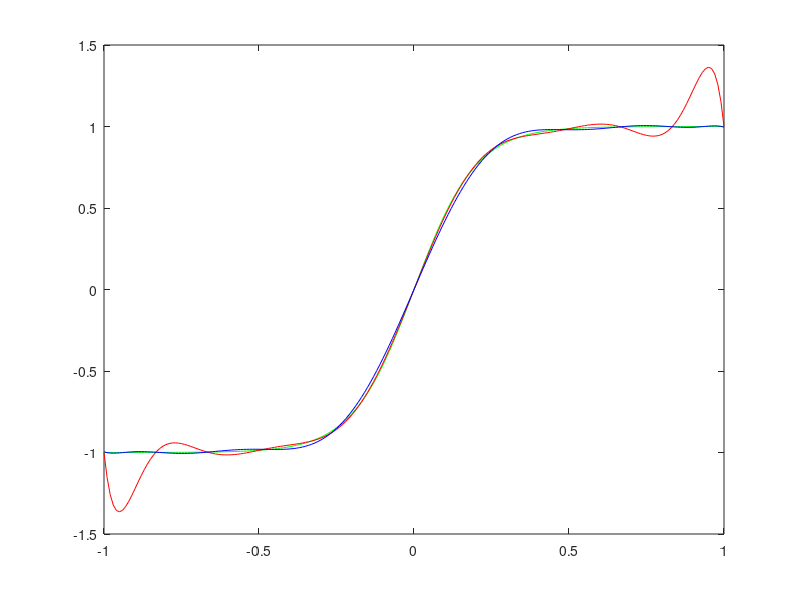

Write MATLAB code to recreate this figure.
#
function solve_a4_5()

  #verify(); return

  f = @(x)tanh(x*5);
  n = 12; # degree
  n += 1; # points

  x0 = linspace(-1, 1, n);
  y0 = feval(f, x0);
  w0 = bcwgts(x0);

  x1 = cos(pi/2*(2*[0:n-1] + 1)/n);
  y1 = feval(f, x1);
  w1 = bcwgts(x1);

  xs = linspace(-1, 1, 201);

  lerp0 = @(s)bceval(s, x0, y0, w0);
  lerp1 = @(s)bceval(s, x1, y1, w1);

  plot(xs, f(xs), 'color', 'g'); hold on;
  plot(xs, lerp0(xs), 'color', 'r');
  plot(xs, lerp1(xs), 'color', 'b');
  hold off;

endfunction

function verify()

  x = [0 1 2];
  y = [1 4 3];
  w = bcwgts(x);

  x_eval = 0.5;
  y_eval = bceval(x_eval, x, y, w);
  printf("y_eval = %f\n", y_eval);

endfunction

# Barycentric evaluation
function ys = bceval(xs, x, y, w)

  tol = 1e-10;
  ys = zeros(size(xs));

  for k = 1 : max(size(xs))
    v = xs(k) - x;
    I = 0;
    for i = 1 : max(size(x))
      if abs(v(i)) < tol
        I = i;
        break
      endif
    endfor
    if I != 0
      ys(k) = y(i);
    else
      v = w./v;
      ys(k) = sum(v.*y)/sum(v);
    endif
  endfor

endfunction

# Barycentric weights
function w = bcwgts(x)

  n = max (size(x));
  w = ones(size(x));

  for i = 1 : n
    for j = 1 : n
      if i != j
        w(i) *= x(i) - x(j);
      endif
    endfor
  endfor

  w = 1 ./w;

endfunction
